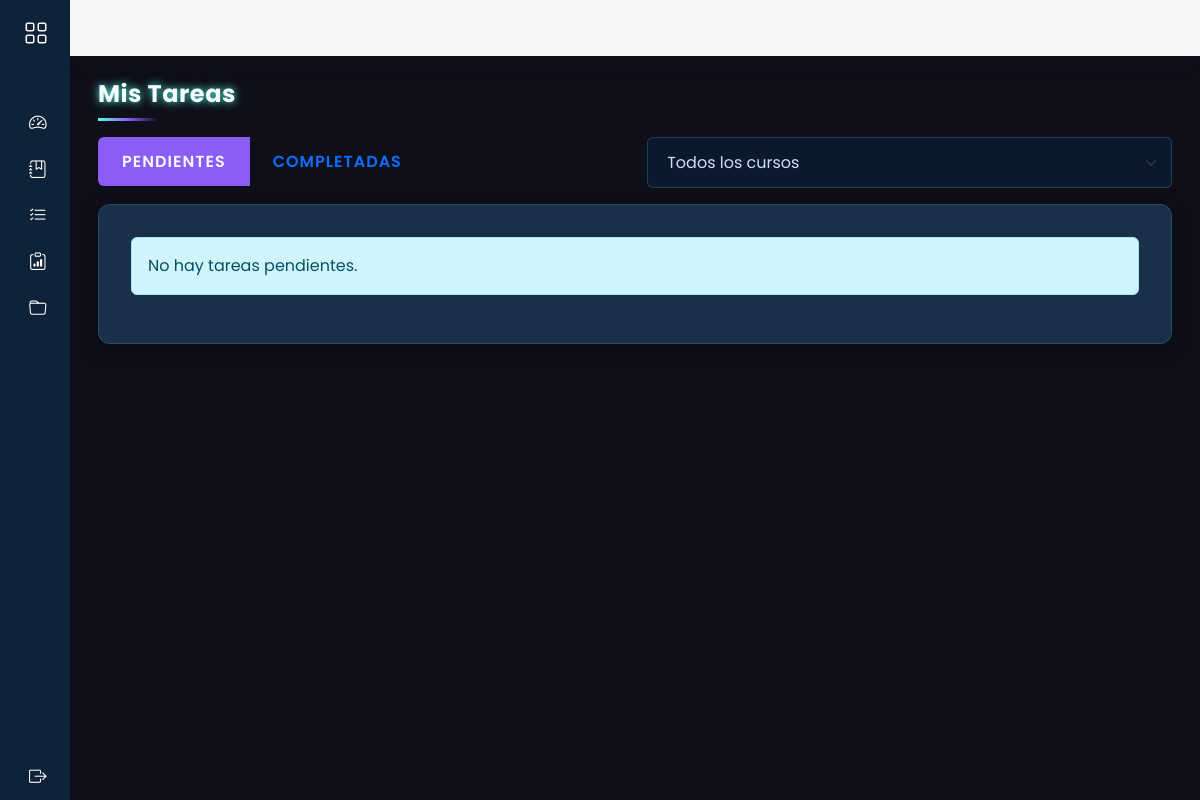
Page /estudiante/tareas/ on the earlier database version.
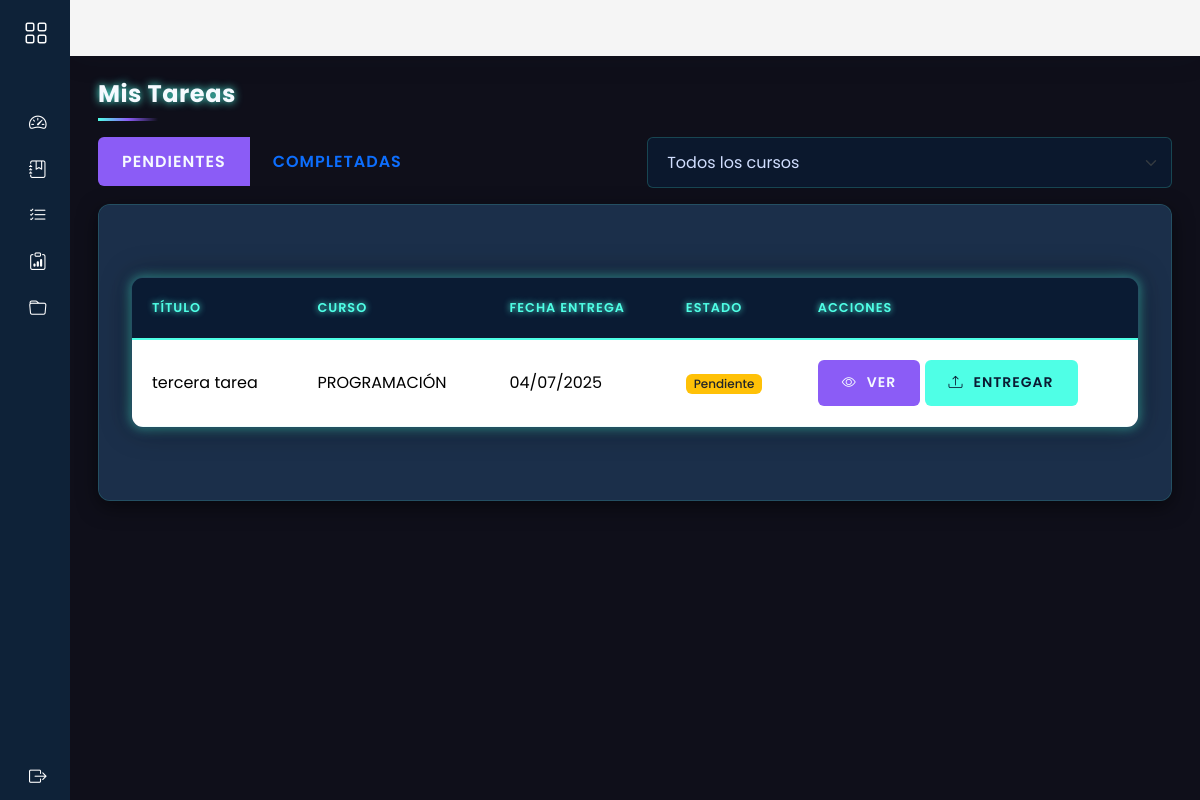
Same page on the later database version.
### models/tarea_model.py (models this page shows, shortened)
class Tarea(db.Model):
    __tablename__ = 'tareas'
    id = db.Column(db.Integer, primary_key=True)
    titulo = db.Column(db.String(100), nullable=False)
    descripcion = db.Column(db.Text)
    fecha_creacion = db.Column(db.DateTime, default=datetime.utcnow)  # Nuevo campo
    fecha_entrega = db.Column(db.DateTime, nullable=False)
    curso_id = db.Column(db.Integer, db.ForeignKey('cursos.id'), nullable=False)
    docente_id = db.Column(db.Integer, db.ForeignKey('docentes.id'), nullable=False)
    archivo_adjunto = db.Column(db.String(255))
    estado = db.Column(db.String(20), default='activa')  # 'activa', 'completada', 'cancelada'
    curso = db.relationship('Curso', backref='tareas_asignadas')  # Cambiado backref
    docente = db.relationship('Docente', backref='tareas_creadas')  # Cambiado backref
    @staticmethod
    def get_by_curso(curso_id):
        return Tarea.query.filter_by(curso_id=curso_id).all()

### models/curso_model.py (models this page shows, shortened)
class Curso(db.Model):
    __tablename__ = 'cursos'
    id = db.Column(db.Integer, primary_key=True)
    nombre = db.Column(db.String(100), nullable=False)
    descripcion = db.Column(db.Text)
    sigla = db.Column(db.String(10), unique=True, nullable=False)
    carga_horaria = db.Column(db.Integer, nullable=False)
    activo = db.Column(db.Boolean, default=True, nullable=False)
    docente_id = db.Column(db.Integer, db.ForeignKey('docentes.id'),nullable=True)
    docente = db.relationship('Docente', back_populates='cursos')
    inscripciones = db.relationship('Inscripcion',back_populates='curso')
    inscripciones = db.relationship('Inscripcion', back_populates='curso')
    clases = db.relationship('Clase', back_populates='curso')

### controllers/estudiante/mi_tarea_controller.py (the view)
@tarea_bp.route("/")
def index():
    estudiante_id = 1  # Reemplazar con el ID del estudiante autenticado
    curso_id = request.args.get('curso_id')
    estado = request.args.get('estado', 'pendientes')  # pendientes | completadas
    if curso_id:
        tareas = Tarea.get_by_curso(curso_id)
    else:
        cursos = Inscripcion.get_cursos_by_estudiante(estudiante_id)
        tareas = []
        for curso in cursos:
            tareas.extend(Tarea.get_by_curso(curso.id))
    if estado == 'pendientes':
        tareas = [t for t in tareas if not EntregaTarea.get_by_estudiante_and_tarea(estudiante_id, t.id)]
    elif estado == 'completadas':
        tareas = [t for t in tareas if EntregaTarea.get_by_estudiante_and_tarea(estudiante_id, t.id)]
    cursos = Inscripcion.get_cursos_by_estudiante(estudiante_id)
    return listar_tareas(tareas=tareas, cursos=cursos, curso_seleccionado=curso_id, estado=estado)

### models/entrega_tarea_model.py (called while the page is built)
    @staticmethod
    def get_by_estudiante_and_tarea(estudiante_id, tarea_id):
        return EntregaTarea.query.filter_by(
            estudiante_id=estudiante_id,
            tarea_id=tarea_id
        ).first()

### models/inscripcion_model.py (called while the page is built)
    @staticmethod
    def get_cursos_by_estudiante(estudiante_id):
        return Curso.query.join(Inscripcion).filter(Inscripcion.estudiante_id == estudiante_id).all()

### views/estudiante/tareas_view.py (called while the page is built)
def listar_tareas(tareas, cursos, curso_seleccionado=None, estado='pendientes'):
    return render_template(
        'estudiante/tareas/index.html',
        tareas=tareas,
        cursos=cursos,
        curso_seleccionado=curso_seleccionado,
        estado=estado
    )

### templates/estudiante/tareas/index.html (shortened to what this page needs)
{% extends "estudiante/base.html" %}
{% block header %}Mis Tareas{% endblock %}
{% block content %}
<div class="row mb-3">
    <div class="col-md-6">
        <div class="btn-group" role="group">
            <a href="{{ url_for('estudiante_tarea.index', estado='pendientes') }}"
               class="btn {% if estado == 'pendientes' %}btn-primary{% else %}btn-outline-primary{% endif %}">
                Pendientes
            </a>
            <a href="{{ url_for('estudiante_tarea.index', estado='completadas') }}"
               class="btn {% if estado == 'completadas' %}btn-primary{% else %}btn-outline-primary{% endif %}">
                Completadas
            </a>
        </div>
    </div>
    <div class="col-md-6">
        <select class="form-select" onchange="window.location.href=this.value">
            <option value="{{ url_for('estudiante_tarea.index', estado=estado) }}">Todos los cursos</option>
        </select>
    </div>
</div>
<div class="row">
    <div class="col-12">
        <div class="card">
            <div class="card-body">
                {% if tareas %}
                <div class="table-responsive">
                    <table class="table table-hover">
                        <thead>
                            <tr>
                                <th>Título</th>
                                <th>Curso</th>
                                <th>Fecha Entrega</th>
                                <th>Estado</th>
                                <th>Acciones</th>
                            </tr>
                        </thead>
                        <tbody>
                            {% for tarea in tareas %}
                            <tr>
                                <td>{{ tarea.titulo }}</td>
                                <td>{{ tarea.curso.nombre }}</td>
                                <td>{{ tarea.fecha_entrega.strftime('%d/%m/%Y') }}</td>
                                <td>
                                    {% if estado == 'completadas' %}
                                    <span class="badge bg-success">Entregada</span>
                                    {% else %}
                                    <span class="badge bg-warning text-dark">Pendiente</span>
                                    {% endif %}
                                </td>
                                <td>
                                    <a href="{{ url_for('estudiante_tarea.view', id=tarea.id) }}" class="btn btn-sm btn-primary">
                                        <i class="bi bi-eye"></i> Ver
                                    </a>
                                    {% if estado == 'pendientes' %}
                                    <a href="{{ url_for('estudiante_tarea.entregar', id=tarea.id) }}" class="btn btn-sm btn-success">
                                        <i class="bi bi-upload"></i> Entregar
                                    </a>
                                    {% endif %}
                                </td>
                            </tr>
                            {% endfor %}
                        </tbody>
                    </table>
                </div>
                {% else %}
                <div class="alert alert-info">
                    No hay tareas {{ 'completadas' if estado == 'completadas' else 'pendientes' }}.
                </div>
                {% endif %}
            </div>
        </div>
    </div>
</div>
{% endblock %}

Differences in the rows shown:
added Tarea: titulo "tercera tarea", curso.nombre "PROGRAMACIÓN", fecha_entrega "04/07/2025"
Other differences:
{{ 'completadas' if estado == 'completadas' else 'pendientes' }}: "pendientes" → (not shown)
text no longer shown: "No hay tareas ."
text now shown: "TÍTULO CURSO FECHA ENTREGA ESTADO ACCIONES"
